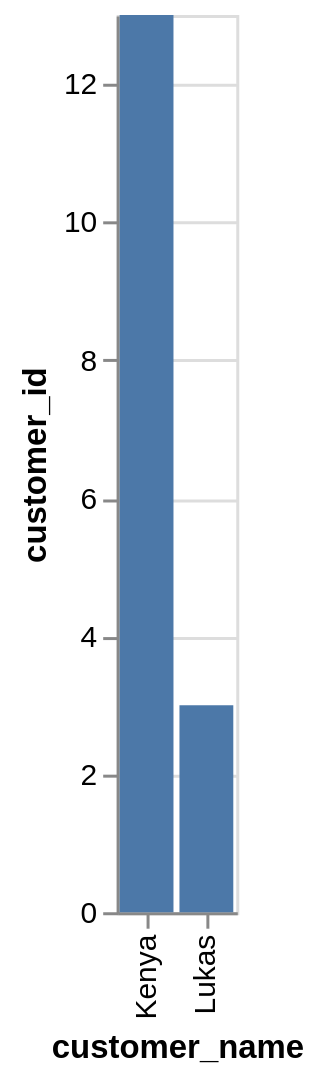

Specify this chart in Vega-Lite:
### Vega-Lite specification from a JSON file in a GitHub repository (floating-point values rounded to 4 significant figures)
{"data": {"values": [{"x_data": "Kenya", "y_data": 13}, {"x_data": "Lukas", "y_data": 3}]}, "mark": "bar", "encoding": {"x": {"field": "x_data", "type": "nominal", "title": "customer_name", "sort": {"op": "sum", "field": "y_data", "order": "descending"}}, "y": {"field": "y_data", "type": "quantitative", "title": "customer_id"}}}
